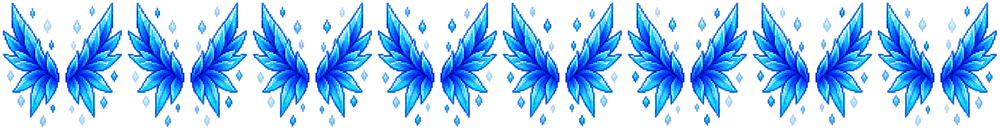
#> input picture assets/items/wings_crystal.png, 1000 x 129 px, shrunk from 1920 x 248 before the run, found by its file name; its folder holds only this picture in this run
$ python crystal_wings_clean.py
#> lines starting #> are read from the running program, lines starting #| are printed output that depends on the picture
# Crystal Wings without their floating shards (owner, Nov 7 2026 build u: the shards are drawn by code now, rising and
# fading at random spots of the wings, crystalwings.js). Takes frame 0 of each folded 8-frame strip and keeps only the
# big connected shapes (the wings), dropping every small piece (< MIN_AREA px). Writes wings_crystal[_<colour>]_clean.png.
# Run from the repo root (after crystal_wings_colors.py): python3 art-source/items/crystal_wings_clean.py
from PIL import Image
MIN_AREA = 300
for c in ('', '_red', '_green', '_white', '_black'):
    im = Image.open(f'www/assets/items/wings_crystal{c}.png').convert('RGBA')
#> im is the input picture: PIL image 1000x129 RGBA; mean R, G, B, A 13.6, 65, 118.7, 95.8
    fw = im.width // 8
#> fw = 125
    fr = im.crop((0, 0, fw, im.height))
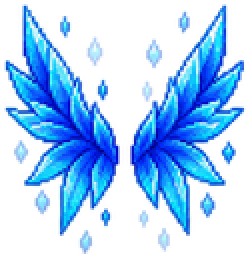
#> fr: PIL image 125x129 RGBA (shown 2 times larger); mean R, G, B, A 13.6, 64.6, 118.3, 95; transparent parts drawn white
    W, H = fr.size
#> W = 125; H = 129
    px = fr.load()
    seen = [[False] * H for _ in range(W)]
    keep = set()
    for x0 in range(W):
        for y0 in range(H):
            if seen[x0][y0] or px[x0, y0][3] < 40:
                continue
            comp, stack = [], [(x0, y0)]
            seen[x0][y0] = True
            while stack:
                x, y = stack.pop()
                comp.append((x, y))
                for nx, ny in ((x + 1, y), (x - 1, y), (x, y + 1), (x, y - 1), (x + 1, y + 1), (x - 1, y - 1), (x + 1, y - 1), (x - 1, y + 1)):
                    if 0 <= nx < W and 0 <= ny < H and not seen[nx][ny] and px[nx, ny][3] >= 40:
                        seen[nx][ny] = True
                        stack.append((nx, ny))
            if len(comp) >= MIN_AREA:
                keep.update(comp)
    for x in range(W):
        for y in range(H):
            if (x, y) not in keep:
                px[x, y] = (0, 0, 0, 0)
    fr.save(f'www/assets/items/wings_crystal{c}_clean.png')
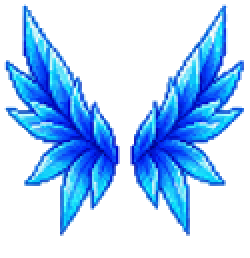
#> saved as wings_crystal_clean.png: PIL image 125x129 RGBA (shown 2 times larger); mean R, G, B, A 11.4, 49, 89.5, 89.6; transparent parts drawn white
    print(c or 'blue', fr.size, len(keep))
#| blue (125, 129) 6137
#> (the run stopped early here; a loop or call above may not have finished)
